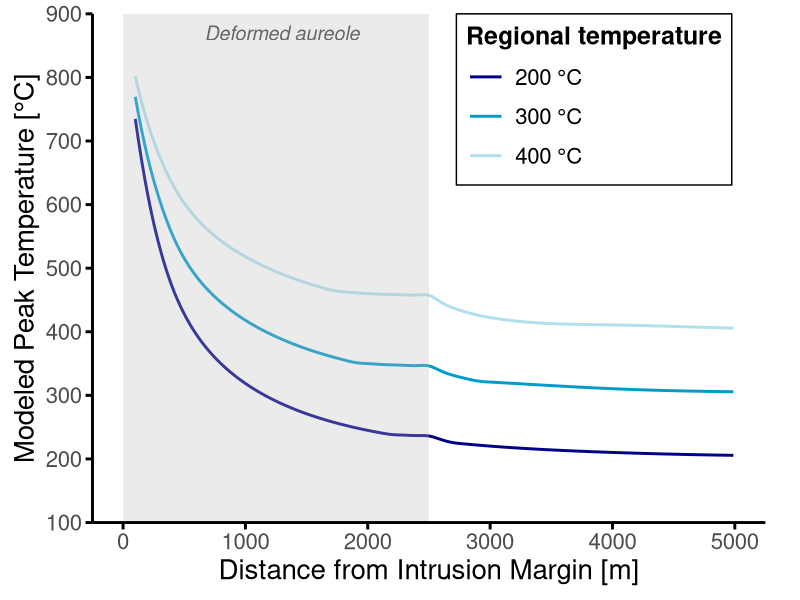

R code for this plot:
library(ggplot2)
library(dplyr)

# 原始数据
modeling1 <- data.frame(
  x = c(100, 200, 300, 400, 500, 600, 700, 800, 900, 1000, 1100, 1200, 1300, 1400, 1500, 1600, 1700, 1800, 1900, 2000, 2100, 2200, 2300, 2400, 2500, 2600, 2700, 2800, 2900, 3000, 4000, 5000, 10000),
  y = c(734.85, 617.239, 532.266, 471.474, 427.978, 395.485, 370.248, 349.886, 332.998, 318.699, 306.423, 295.774, 286.462, 278.265, 271.014, 264.57, 258.821, 253.684, 249.077, 244.939, 241.215, 238.315, 237.461, 236.755, 236.118, 230.411, 225.547, 223.445, 221.748, 220.199, 210.247, 205.661, 200.206),
  group = "T/°C (T_Regional = 200 °C)"
)

modeling2 <- data.frame(
  x = c(100, 200, 300, 400, 500, 600, 700, 800, 900, 1000, 1100, 1200, 1300, 1400, 1500, 1600, 1700, 1800, 1900, 2000, 2100, 2200, 2300, 2400, 2500, 2600, 2700, 2800, 2900, 3000, 4000, 5000, 10000),
  y = c(769.57, 675.166, 606.347, 553.972, 515.496, 486.8, 464.473, 446.32, 431.111, 418.082, 406.764, 396.822, 388.022, 380.178, 373.153, 366.829, 361.122, 355.953, 351.506, 349.966, 348.697, 347.903, 347.269, 346.756, 346.275, 338.167, 331.397, 326.506, 322.532, 320.894, 310.456, 305.64, 300.139),
  group = "T/°C (T_Regional = 300 °C)"
)
modeling3 <- data.frame(
  x = c(100, 200, 300, 400, 500, 600, 700, 800, 900, 1000, 1100, 1200, 1300, 1400, 1500, 1600, 1700, 1800, 1900, 2000, 2100, 2200, 2300, 2400, 2500, 2600, 2700, 2800, 2900, 3000, 4000, 5000, 10000),
  y = c(801.62, 728.73, 674.985, 633.733, 602.377, 578.213, 558.873, 543.033, 529.632, 518.045, 507.855, 498.806, 490.708, 483.412, 476.821, 470.856, 465.548, 462.978, 461.287, 460.102, 459.114, 458.523, 458.071, 457.725, 457.377, 446.313, 437.279, 431.126, 426.12, 422.366, 410.764, 405.646, 400.096),
  group = "T/°C (T_Regional = 400 °C)"
)


# 添加模型标签
modeling1$Model <- "200 °C"
modeling2$Model <- "300 °C"
modeling3$Model <- "400 °C"

# 对每一组数据进行插值，生成更多点
interp1 <- as.data.frame(spline(modeling1$x, modeling1$y, n = 400)) #可以调整n
interp1$Model <- "200 °C"

interp2 <- as.data.frame(spline(modeling2$x, modeling2$y, n = 400))
interp2$Model <- "300 °C"

interp3 <- as.data.frame(spline(modeling3$x, modeling3$y, n = 400)) 
interp3$Model <- "400 °C"

# 合并
interp_all <- bind_rows(interp1, interp2, interp3)
colnames(interp_all) <- c("x", "y", "Model")

desired_order <- c(
  "200 °C",
  "300 °C",
  "400 °C"
)
interp_all$Model <- factor(interp_all$Model, levels = desired_order)

# 合并三组数据
combined_data <- bind_rows(modeling1, modeling2, modeling3)
combined_data$Model <- factor(combined_data$Model, levels = desired_order)


p <- ggplot(interp_all, aes(x = x, y = y, color = Model, linetype = Model)) +
  geom_line(linewidth = 1) +
  annotate("rect", xmin = 0, xmax = 2500, ymin = -Inf, ymax = Inf,
           fill = "gray", alpha = 0.3, color = NA) +
  annotate("text", x = 1300, y = 870, label = "Deformed aureole", 
           angle = 0, color = "gray40", size = 5, fontface = "italic") +
  # # 在最上层绘制半透明矩形
  # annotate("rect", xmin = -Inf, xmax = 0, ymin = -Inf, ymax = Inf,
  #          fill = "orangered", alpha = 0.2, color = NA) +
  # geom_vline(xintercept = 0, linetype = "dashed", color = "orangered", linewidth = 0.5)+
  # # 在矩形内添加文字
  # annotate("text", x = 0.8, y = 950, label = "Pluton", 
  #          angle = 90, color = "orangered", size = 5, fontface = "italic") +
  scale_color_manual(values = c("200 °C" = "blue4",
                                "300 °C" = "deepskyblue3",
                                "400 °C" = "lightblue2"),
                     guide = guide_legend(reverse = FALSE)) +
  scale_linetype_manual(values = rep("solid", 3),
                        guide = guide_legend(reverse = FALSE)) +
  # annotate("segment", x = 0, xend = 40, y = 50,  yend = 50,
  #          linetype = "dotted", color = "blue4", linewidth = 0.5) +
  # annotate("segment", x = 0, xend = 40, y = 150, yend = 150,
  #          linetype = "dotted", color = "skyblue2", linewidth = 0.5) +
  # annotate("segment", x = 0, xend = 40, y = 250, yend = 250,
  #          linetype = "dotted", color = "lightblue2", linewidth = 0.5) +
  labs(# title = "Simulated temperature profiles across the pluton margin",
       x = "Distance from Intrusion Margin [m]",
       y = "Modeled Peak Temperature [°C]",
       color = "Regional temperature",
       linetype = "Regional temperature") +

  scale_x_continuous(breaks = seq(0, 5000, 1000), limits = c(0, 5000), expand = c(0.05, 0)) +
  scale_y_continuous(breaks = seq(100, 900, 100), limits = c(100, 900), expand = c(0, 0)) +
  
  # 边框
  theme_bw(base_size = 14) +
  theme(
    plot.margin = margin(10, 25, 10, 10),  # 上右下左，单位是pt
    plot.title = element_text(hjust = 0.5, face = "bold", size = 18),
    legend.position = c(0.95, 1), 
    legend.justification = c("right", "top"),
    legend.title = element_text(size = 18, face = "bold"),
    legend.background = element_rect(fill = alpha("white", 0.6), color = "black", linewidth = 0.5),
    legend.text  = element_text(size = 16),
    legend.key.height = unit(1, "cm"),   
    legend.key.width = unit(1, "cm"),
    axis.text = element_text(size = 16),
    axis.title = element_text(size = 20),
    panel.grid.major = element_blank(), # 去掉主网格
    panel.grid.minor = element_blank(),   # 去掉次网格
    # 去掉默认的 panel.border
    panel.border = element_blank(),
    # 添加坐标轴线：只画左边和下边
    axis.line.x = element_line(color = "black", linewidth = 1),
    axis.line.y = element_line(color = "black", linewidth = 1),
    # 设置刻度线
    axis.ticks = element_line(color = "black", linewidth = 1),
    axis.ticks.length = unit(5, "pt")  # 刻度长度，调小就变短横线
  )


ggsave("~/Downloads/Figure_2.png", plot = p, width = 8, height = 6, dpi = 300)
